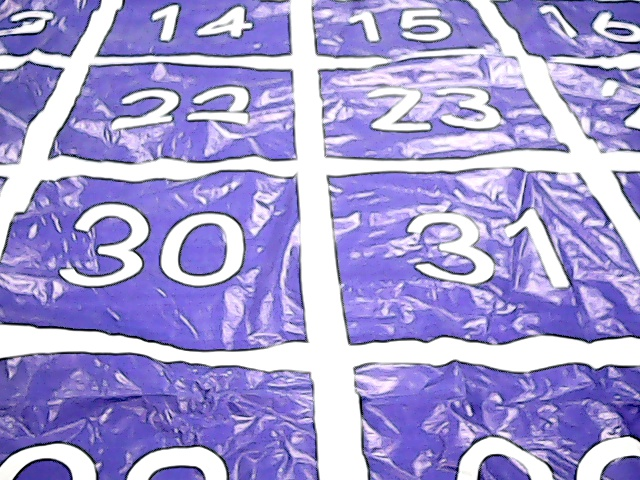
#> input picture image/0.jpg, 640 x 480 px
$ python -i handle2.py   (imports and definitions only)   (older library calls are emulated)
#> lines starting #> are read from the running program, lines starting #| are printed output that depends on the picture; after the words box and inside, x2 and y2 are one past the last pixel; in counts of white or black regions, pixels touching at a corner belong together
### kmeans.py
#! anaconda
# -*- coding: utf-8 -*-
# @Author  : Aries
# @Time    : 2018/7/4 14:46
# @File    : kmeans.py
# @Software: PyCharm

import numpy as np
import time


# 获得距离参数
def dist_vec(vec_a, vec_b):
    return np.sqrt(sum(np.power(vec_a - vec_b, 2)))

def dist(vec_a, vec_b):
    return ((vec_a-vec_b)**2)**0.5

def centre(param, k=2):
    centre_list = []
    param_len = len(param)

    if param_len < k:
        raise NameError('输入的内容大小有误')

    for i in range(k):
        centre_list.append(param[i])

    return centre_list


def kmeans(param, k=2, debug=False):
    centre_list = centre(param, k=k)
    centre_list_count = np.zeros((k), dtype=np.int)
    centre_list_last = centre_list.copy()
    count = 0

    while True:
        count += 1
        if count >= 101:
            break

        map = []
        for par in param:
            temp = []
            for i in range(k):
                temp.append(dist(par, centre_list[i]))
            map.append(temp.index(min(temp)))

        for i in range(k):
            temp_list = []
            for index, temp in enumerate(map):
                if i == temp:
                    temp_list.append(param[index])

            if len(temp_list) != 0:
                centre_list[i] = sum(temp_list) / len(temp_list)
            else:
                centre_list[i] = 0
            centre_list_count[i] = len(temp_list)

        bias = 0.0
        for i in range(k):
            bias += abs(centre_list[i] - centre_list_last[i])
        if bias < 1e-4:
            break

        centre_list_last = centre_list.copy()

    if debug:
        print('中心为:')
        print(centre_list)
        print('对应中心点的数目为:')
        print(centre_list_count)

    centre_list = list(centre_list)
    centre_list_count = list(centre_list_count)
    return centre_list[centre_list_count.index(max(centre_list_count))]


# [4 lines that do not run on import are left out]

### handle2.py
#! anaconda
# -*- coding: utf-8 -*-
# @Author  : Aries
# @Time    : 2018/5/27 21:44
# @File    : handle2.py
# @Software: PyCharm

import cv2
import numpy as np
import matplotlib.pyplot as plt
from map import Map
from info_handle import number_confirm
from knn import knn
import time
import math
from handle import no_boundary, get_info, get_near, get_direction, detect_all_black
from kmeans import kmeans

# [19 lines left out: function imageRead, not called in this run]

def imageG2B(img, therehold):
    _, img = cv2.threshold(img, therehold, 255, cv2.THRESH_BINARY)
    return img

# [5 lines left out: function imageShow, not called in this run]

def imageResize(img, size):
    return cv2.resize(img, size, interpolation=cv2.INTER_AREA)

# [372 lines left out: functions imagePerTransfer, imageDilate, imageErode, imageContoursFigure, imageCountourHandle, getMeanPiexl and 9 more, not called in this run]

>>> import cv2
>>> picture = cv2.imread('image/0.jpg')
#> picture is the input picture: shape (480, 640, 3); mean B, G, R 213.9, 156.4, 164.9
>>> result = get_rotate_angel_3(picture)
#> in get_rotate_angel_3, `_, img = cv2.threshold(img_g, 245, 255, cv2.THRESH_BINARY)`:
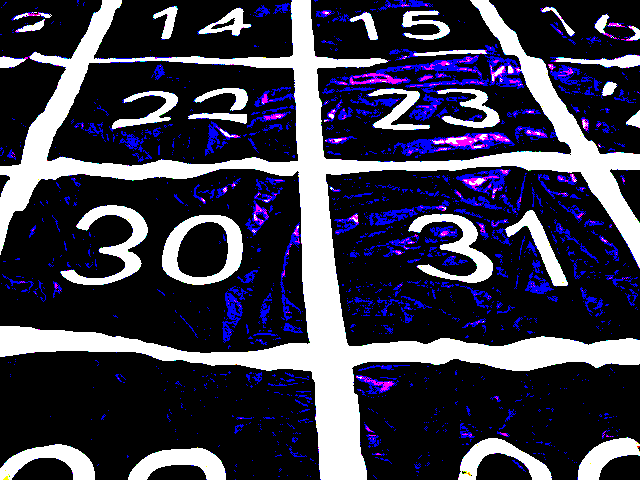
#> img: shape (480, 640, 3); mean B, G, R 77.1, 59.2, 61.1
#> in get_rotate_angel_3, `edges = cv2.Canny(img, 50, 200)`:
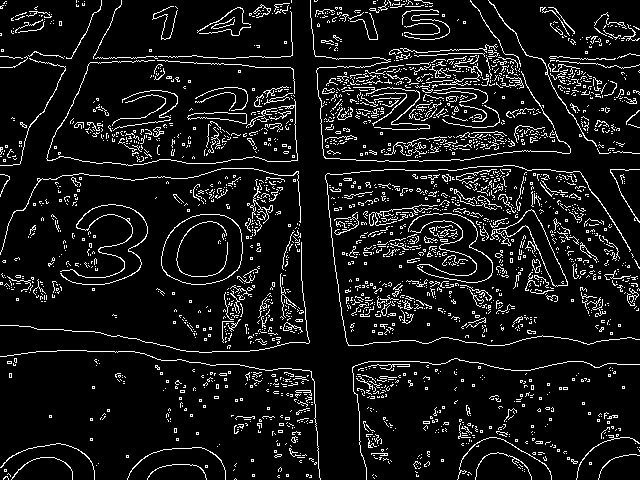
#> edges: shape (480, 640); 8.9% white in thin lines or dots
#> in get_rotate_angel_3, `lines = cv2.HoughLinesP(edges, 1, np.pi / 180, 30, minLineLength=100, ..`: lines = [[394, 88, 507, 77], [407, 143, 520, 256], [294, 96, 300, 222], [381, 184, 535, 213], [409, 84, 523, 74], [422, 205, 528, 227], [415, 160, 432, 51], [390, 154, 498, 132], [420, 269, 535, 169], [477, 134, 555, 301]]
#> in get_rotate_angel_3, `lines1 = lines[:, 0, :]`: lines1 has the same summary as lines
#> the loop in get_rotate_angel_3, `for x1, y1, x2, y2 in lines1[:]:` made 10 passes
#> after the loop in get_rotate_angel_3, `for x1, y1, x2, y2 in lines1[:]:`: line_list = 10 items
#> the loop in get_rotate_angel_3, `for a in line_list:` made 10 passes
#> after the loop in get_rotate_angel_3, `for a in line_list:`: pos = [84.44, 45, 87.27, 10.66, 84.99, 11.73, 8.86, 78.49, 48.99, 64.96]
#> in centre, `param_len = len(param)`: param_len = 10
#> after the loop in centre, `for i in range(k):`: centre_list = [84.44, 45]
#> the loop in kmeans, `while True:` made 2 passes
#> centre_list_last on pass 1: [80.03, 25.05]
#> after the loop in kmeans, `while True:`: centre_list = [80.03, 25.05]; centre_list_count = [5, 5]; count = 2
#> in get_rotate_angel_3, `angel = kmeans((pos))`: angel = 80.03
#> in get_rotate_angel_3, `angel -= 90.0`: angel = -9.97

$ run again, on image/081949.jpg
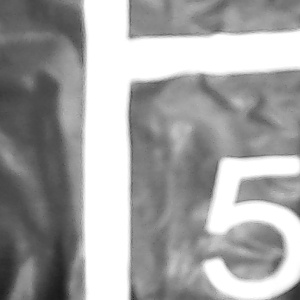
#> input picture image/081949.jpg, 300 x 300 px
#> picture is the input picture: shape (300, 300, 3); min 26, max 255, mean 162.8
#> in get_rotate_angel_3, `_, img = cv2.threshold(img_g, 245, 255, cv2.THRESH_BINARY)`:
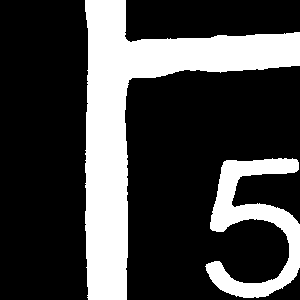
#> img: shape (300, 300, 3); 26.1% white; 2 white regions, box (x1, y1, x2, y2) and area: (85, 0, 300, 300) 18244, (205, 158, 300, 298) 5272
#> in get_rotate_angel_3, `edges = cv2.Canny(img, 50, 200)`:
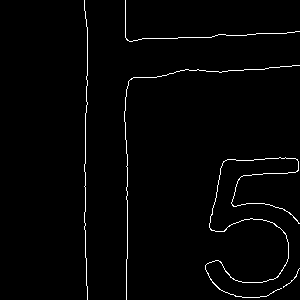
#> edges: shape (300, 300); 1.7% white in thin lines or dots, all inside (x1, y1, x2, y2) = (84, 0, 300, 300)
#> lines = None

$ run again, on image/1.jpg
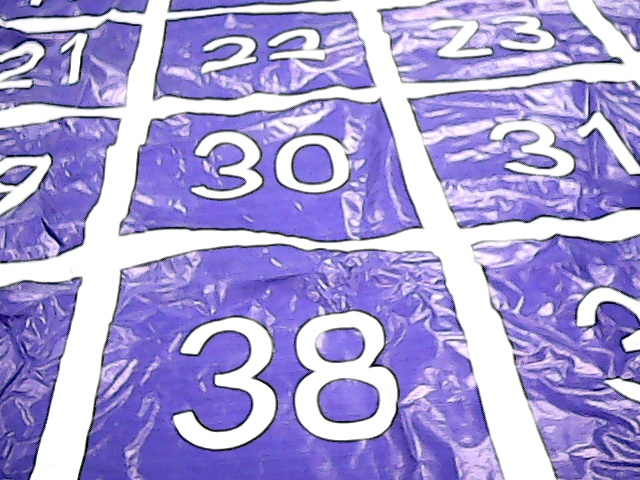
#> input picture image/1.jpg, 640 x 480 px
#> picture is the input picture: shape (480, 640, 3); mean B, G, R 214.2, 155.8, 165.5
#> in get_rotate_angel_3, `_, img = cv2.threshold(img_g, 245, 255, cv2.THRESH_BINARY)`:
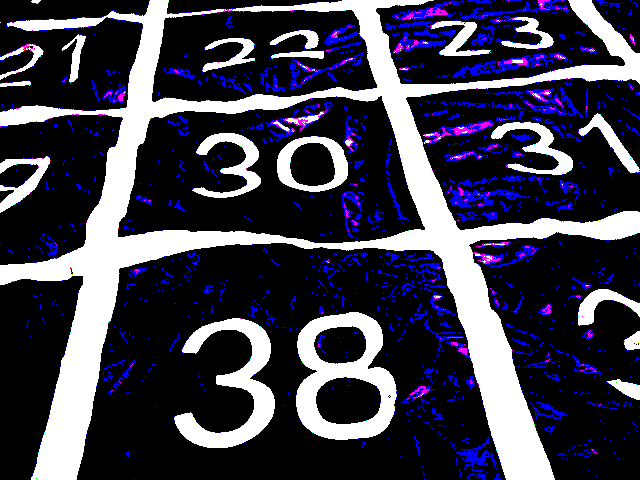
#> img: shape (480, 640, 3); mean B, G, R 77.4, 62.3, 63.9
#> in get_rotate_angel_3, `edges = cv2.Canny(img, 50, 200)`:
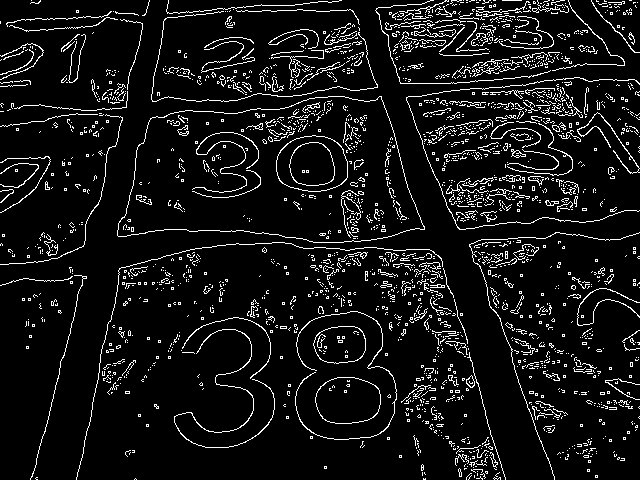
#> edges: shape (480, 640); 8% white in thin lines or dots
#> lines = [[455, 221, 566, 102], [431, 100, 587, 110], [43, 435, 83, 276]]
#> lines1 has the same summary as lines
#> the loop in get_rotate_angel_3, `for x1, y1, x2, y2 in lines1[:]:` made 3 passes
#> after the loop in get_rotate_angel_3, `for x1, y1, x2, y2 in lines1[:]:`: line_list = [[[455, 221, 566, 102], -46.99], [[431, 100, 587, 110], 3.67], [[43, 435, 83, 276], -75.88]]
#> the loop in get_rotate_angel_3, `for a in line_list:` made 3 passes
#> after the loop in get_rotate_angel_3, `for a in line_list:`: pos = [43.01, 3.67, 14.12]
#> param_len = 3
#> after the loop in centre, `for i in range(k):`: centre_list = [43.01, 3.67]
#> the loop in kmeans, `while True:` made 2 passes
#> centre_list_last on pass 1: [43.01, 8.89]
#> after the loop in kmeans, `while True:`: centre_list = [43.01, 8.89]; centre_list_count = [1, 2]; count = 2
#> angel = 8.89
